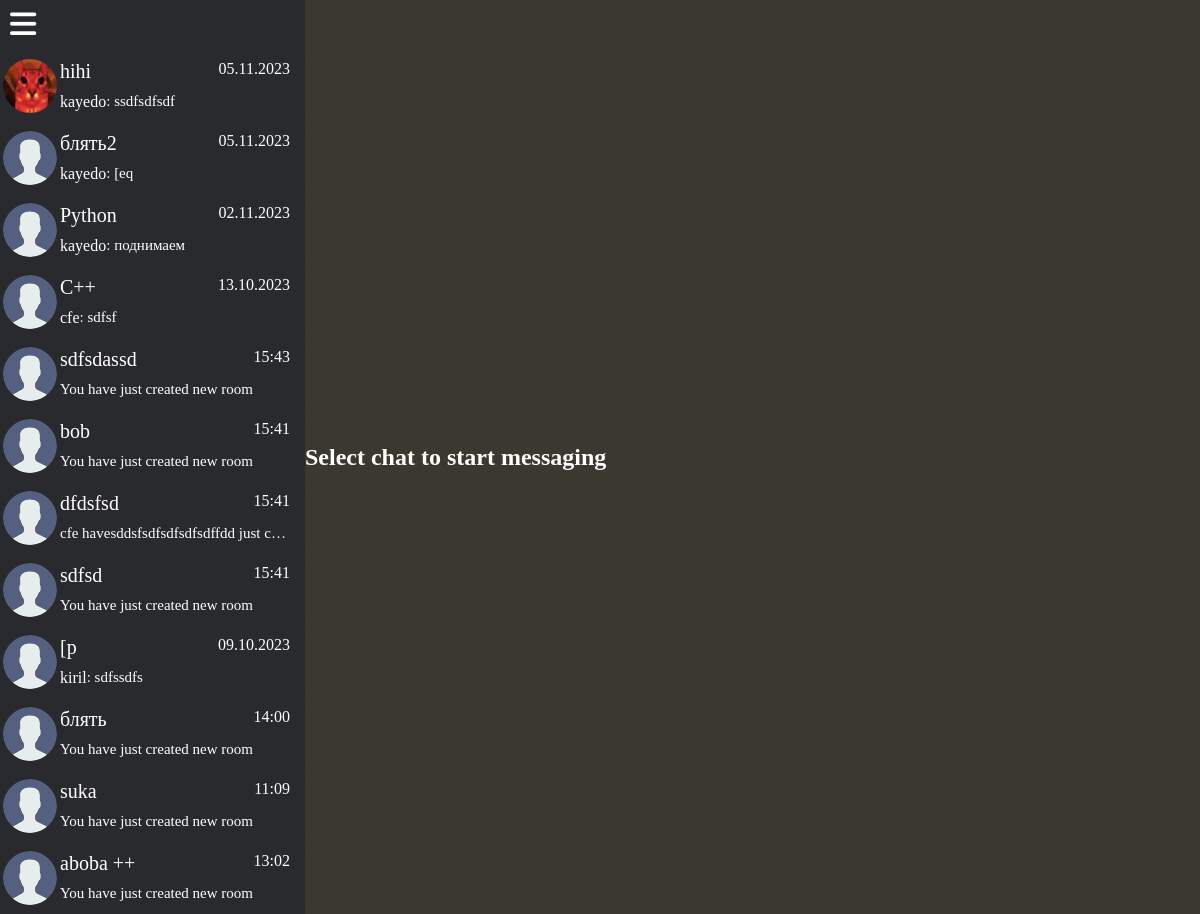
The app's page / (signed in), older data.
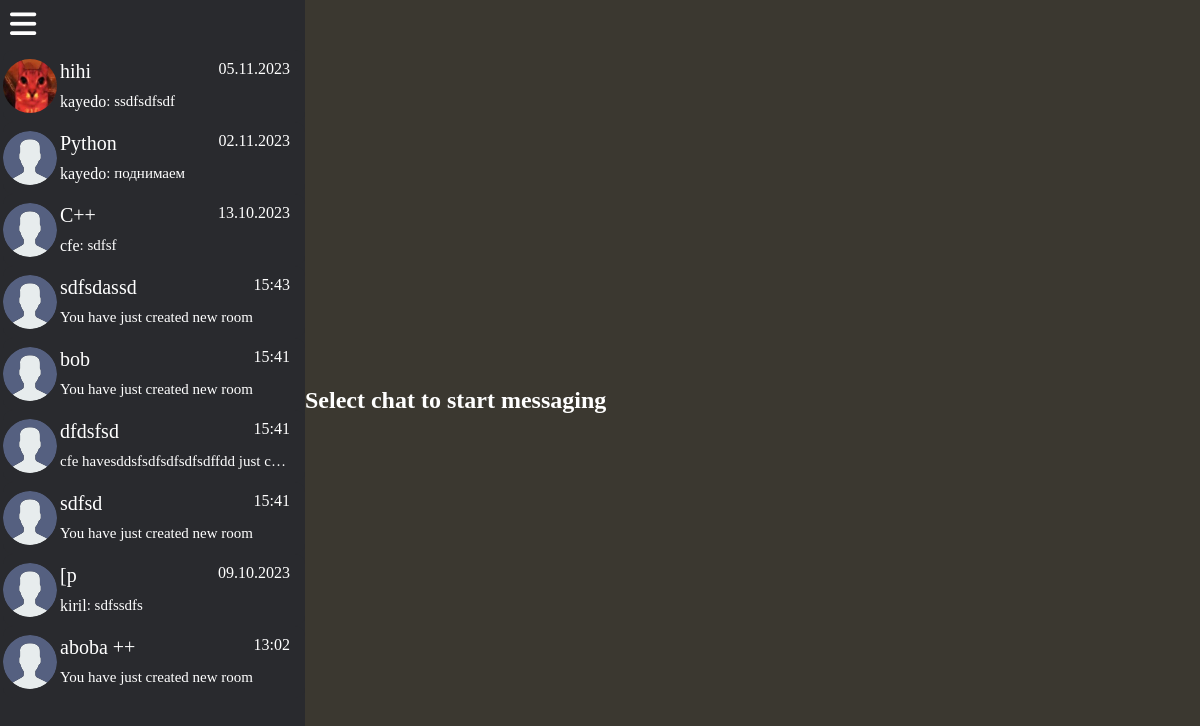
The same page, newer data.
### main/models.py (models this page shows, shortened)
class Room(models.Model):
    host = models.ForeignKey(User, on_delete=models.CASCADE)
    name = models.CharField(unique=True, max_length=200)
    avatar = models.ImageField(null=True, default='avatar.svg')
    description = models.TextField(max_length=50, null=True, blank=True)
    participants = models.ManyToManyField(User, related_name='rooms', blank=True)
    updated = models.DateTimeField(auto_now=True)
    created = models.DateTimeField(auto_now_add=True)
    class Meta:
        ordering = ['-updated',]

class Message(models.Model):
    host = models.ForeignKey(User, on_delete=models.CASCADE)
    room = models.ForeignKey(Room, on_delete=models.CASCADE)
    body = models.TextField(max_length=100)
    updated = models.DateTimeField(auto_now=True)
    created = models.DateTimeField(auto_now_add=True)
    class Meta:
        ordering = ['-created']
    def __str__(self) -> str:
        return self.body[0:20]

class User(AbstractUser):
    username = models.CharField(unique=False, max_length=30)
    email = models.EmailField(unique=True, max_length=50)
    avatar = models.ImageField(null=True, default='avatar.svg')
    is_active = models.BooleanField(default=True)
    is_superuser = models.BooleanField(default=False)
    is_staff = models.BooleanField(default=False)
    date_joined = models.DateTimeField(default=timezone.now)
    last_login = models.DateTimeField(blank=True, null=True)
    friends = models.ManyToManyField("User", blank=True)
    hide_email = models.BooleanField(default=False)
    objects = CustomUserManager()
    USERNAME_FIELD = 'email'
    EMAIL_FIELD = 'email'
    REQUIRED_FIELDS = ['username']
    class Meta:
        verbose_name = 'User'
        verbose_name_plural = 'Users'

### main/views.py (the view)
# urls.py: path('', views.home, name='home'),
@login_required(login_url='login')
def home(request):
    context = {}
    return render(request, 'main/home_page/home.html', context)

### main/templates/main/home_page/home.html
{% extends 'main-layout.html' %}
{% block content %}
<div class="main">
    {% include 'main/home_page/room-list.html' %}
    {% if chosen == True %}
    {% include 'main/home_page/room.html' %}
    {% else %}
    <div class="tip">
        <div class="tip-box">
            <h2>Select chat to start messaging</h2>
        </div>
    </div>
    {% endif %}
</div>
{% endblock content%}

### templates/main-layout.html (shortened to what this page needs)
{% load static %}
<!DOCTYPE html>
<html lang="en">
<head>
    <link rel="stylesheet" href="{% static 'styles/body.css' %}">
    <link rel="stylesheet" href="{% static 'styles/navbar.css' %}">
    <link rel="stylesheet" href="{% static 'styles/room-list.css' %}">
    <link rel="stylesheet" href="{% static 'styles/room.css' %}">
</head>
<body>
    {% block content %}
    {% endblock content %}
</body>
</html>

### main/templates/main/home_page/room-list.html
<div class="menu-list">
    {% include 'navbar.html' %}
    <div class="room-list" id="room-list">
        <div class="scroll-list">
            {% for room in request.user.rooms.all %}
            <a href="{% url 'room' room.id %}">
                <div class="room">
                    <div class="photo">
                        <img class="image-photo" src="{{room.avatar.url}}" alt="photo">
                    </div>
                    <div class="content-block">
                        <div class="first-block">
                            <div class="room-name">{{room.name}}</div>
                            {% if room.message_set.all.0.updated|date:"d.m.Y" == date|date:"d.m.Y" %}
                            <div class="time">{{room.updated|date:"H:i"}}</div>
                            {% else %}
                            <div class="time">{{room.updated|date:"d.m.Y"}}</div>
                            {% endif %}
                        </div>
                        <div class="second-block">
                            {% if room.message_set.all.0 %}
                            <div class="author">{{room.message_set.all.0.host.username}}</div>
                            <div class="last-message">: {{room.message_set.all.0}}</div>
                            {% else %}
                            {% if room.host == request.user %}
                            <div class="last-message">You have just created new room</div>
                            {% else %}
                            <div class="last-message">{{room.host.username}} havesddsfsdfsdfsdfsdffdd just created new room</div>
                            {% endif %}
                            {% endif %}
                        </div>
                    </div>
                </div>
            </a>
            {% endfor %}
        </div>
    </div>
</div>

### templates/navbar.html (shortened to what this page needs)
<div class="navbar">
    <div id="menu" class="menu">
        <a id="menu_link" href="javascript:void(0)" onclick="menu_open()"><i style="color: #ffff;" class="fa-solid fa-bars"></i></a>
        <div class="background-block" id="background-block">
            <div id="options" class="options">
                <div class="options-container">
                    <a  class="link close-link" href="javascript:void(0)" onclick="menu_close()"><i style="font-size: 25px;" class="fa-solid fa-arrow-left"></i></a>
                    <div class="options-list">
                        <a class="link" href="">{{request.user.username}}</a>
                        <a class="link" href="">Create Chat</a>
                        <a class="link" href="">Friends</a>
                        <a class="link" href="{% url 'logout' %}">Logout</a>
                    </div>
                </div>
            </div>
        </div>
    </div>
</div>

### static/styles/body.css (style rules this page uses)
* { box-sizing: border-box; color: #ffff; }
body { margin: 0vh; padding: 0vh; height: auto; background-color: #3b3830; }
a { text-decoration: none; display: block; }
.main { display: flex; justify-content:flex-start ; }
.tip { display: flex; align-items: center; justify-content: center; }

### static/styles/navbar.css (style rules this page uses)
.navbar { display: flex; align-items: center; background-color: #292a2e; width: 305px; height: 50px; }
.menu { margin-left: 10px; font-size: 30px; display: block; align-items: center; }
.background-block { left: 0; top:0; display: block; position: absolute; z-index: -1; height: 100vh; width: 100vw; background-color: rgba(0, 0, 0, 0); transition: 0.3s linear; }
.options { position: absolute; left:0; right: 100%; right: 0; width: 0vw; height: 100vh; background-color: #363431; display: block; transition: .3s ease; }
.options-container { position: absolute; overflow: hidden; left: 20px; }
.link { height: 50px; text-decoration: none; font-size: large; }

### static/styles/room-list.css (style rules this page uses)
.room-list { width: 305px; }
.scroll-list { background-color: #292a2e; overflow: hidden; height: calc(100vh - 50px); overflow-y: auto; padding-left: 3px; }
.room { height: 72px; width: 302px; background-color: #292a2e; display: flex; flex-direction:row; align-items: center; border-radius: 10px; }
.content-block { width: 245px; height: 72px; display: block; }
.photo { display: flex; align-items: center; margin-right: 3px; width: 54px; height: 72px; }
.image-photo { border-radius: 50%; width: 54px; height: 54px; }
.first-block { display: flex; justify-content: space-between; margin-top: 10px; }
.first-block .room-name { font-size: 20px; }
.first-block .time { margin-right: 15px; }
.second-block { display: flex; flex-direction: row; margin-top: 10px; }
.last-message { font-size: 15px; white-space: nowrap; width: 245px; padding-right: 15px; overflow: hidden; text-overflow: ellipsis; }

Row changes from the older to the newer data that the page shows:
removed Room: avatar (placeholder picture), name "блять2", updated "05.11.2023", message_set.all.0.host.username "kayedo", message_set.all.0 "[eq"
removed Room: avatar (placeholder picture), name "блять", updated "14:00", shows "You have just created new room"
removed Room: avatar (placeholder picture), name "suka", updated "11:09", shows "You have just created new room"
